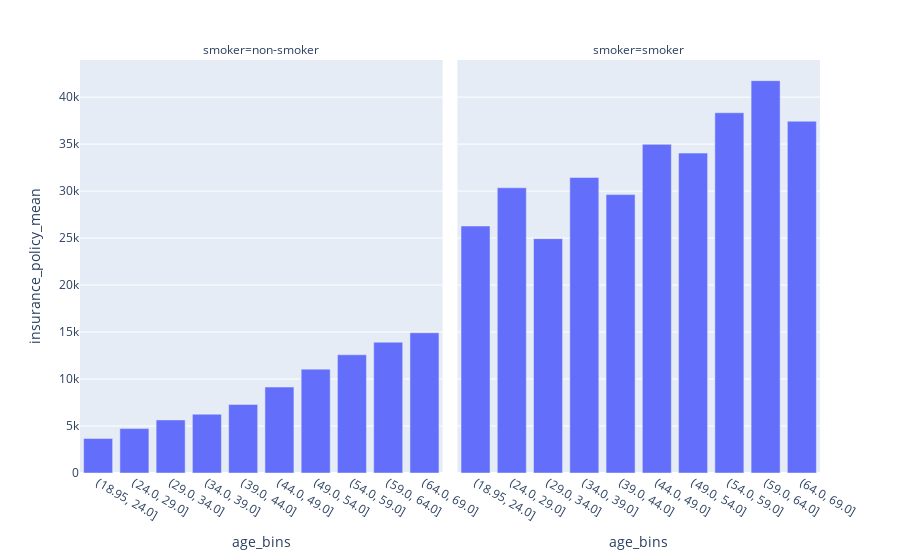

This figure's notebook cell:
### Code cell
import plotly.express as px
fig = px.bar(df_groupby, x='age_bins', y='insurance_policy_mean', facet_col='smoker')
fig.show(renderer="png")

### Figure 1 — Plotly figure (JSON) as saved in the notebook; plotly's stock layout.template omitted (floating-point values rounded to 4 significant figures)
{"data": [{"alignmentgroup": "True", "hovertemplate": "smoker=non-smoker<br>age_bins=%{x}<br>insurance_policy_mean=%{y}<extra></extra>", "legendgroup": "", "marker": {"color": "#636efa", "pattern": {"shape": ""}}, "name": "", "offsetgroup": "", "orientation": "v", "showlegend": false, "textposition": "auto", "type": "bar", "x": ["(18.95, 24.0]", "(24.0, 29.0]", "(29.0, 34.0]", "(34.0, 39.0]", "(39.0, 44.0]", "(44.0, 49.0]", "(49.0, 54.0]", "(54.0, 59.0]", "(59.0, 64.0]", "(64.0, 69.0]"], "xaxis": "x", "y": [3676.0, 4725.0, 5648.0, 6257.0, 7296.0, 9146.0, 11050.0, 12580.0, 13920.0, 14920.0], "yaxis": "y"}, {"alignmentgroup": "True", "hovertemplate": "smoker=smoker<br>age_bins=%{x}<br>insurance_policy_mean=%{y}<extra></extra>", "legendgroup": "", "marker": {"color": "#636efa", "pattern": {"shape": ""}}, "name": "", "offsetgroup": "", "orientation": "v", "showlegend": false, "textposition": "auto", "type": "bar", "x": ["(18.95, 24.0]", "(24.0, 29.0]", "(29.0, 34.0]", "(34.0, 39.0]", "(39.0, 44.0]", "(44.0, 49.0]", "(49.0, 54.0]", "(54.0, 59.0]", "(59.0, 64.0]", "(64.0, 69.0]"], "xaxis": "x2", "y": [26290.0, 30360.0, 24940.0, 31450.0, 29630.0, 34970.0, 34040.0, 38340.0, 41760.0, 37430.0], "yaxis": "y2"}], "layout": {"annotations": [{"font": {}, "showarrow": false, "text": "smoker=non-smoker", "x": 0.245, "xanchor": "center", "xref": "paper", "y": 1, "yanchor": "bottom", "yref": "paper"}, {"font": {}, "showarrow": false, "text": "smoker=smoker", "x": 0.755, "xanchor": "center", "xref": "paper", "y": 1, "yanchor": "bottom", "yref": "paper"}], "barmode": "relative", "legend": {"tracegroupgap": 0}, "margin": {"t": 60}, "xaxis": {"anchor": "y", "domain": [0, 0.49], "title": {"text": "age_bins"}}, "xaxis2": {"anchor": "y2", "domain": [0.51, 1], "matches": "x", "title": {"text": "age_bins"}}, "yaxis": {"anchor": "x", "domain": [0, 1], "title": {"text": "insurance_policy_mean"}}, "yaxis2": {"anchor": "x2", "domain": [0, 1], "matches": "y", "showticklabels": false}}}
